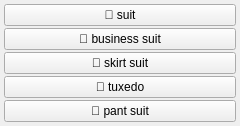
<?xml version="1.0" encoding="UTF-8"?>
<ui version="4.0">
 <class>clothes_suit_menu</class>
 <widget class="QWidget" name="clothes_suit_menu">
  <property name="geometry">
   <rect><x>0</x><y>0</y><width>240</width><height>60</height></rect>
  </property>
  <layout class="QGridLayout" name="grid">
   <property name="leftMargin"><number>4</number></property>
   <property name="topMargin"><number>4</number></property>
   <property name="rightMargin"><number>4</number></property>
   <property name="bottomMargin"><number>4</number></property>
   <property name="horizontalSpacing"><number>2</number></property>
   <property name="verticalSpacing"><number>2</number></property>
   <item row="0" column="0">
    <widget class="QPushButton" name="chk_suit">
     <property name="checkable"><bool>true</bool></property>
     <property name="text"><string>🤵 suit</string></property>
     <property name="tags" stdset="0"><string>suit</string></property>
     <property name="group" stdset="0"><string>suit</string></property>
    </widget>
   </item>
   <item row="1" column="0">
    <widget class="QPushButton" name="chk_business_suit">
     <property name="checkable"><bool>true</bool></property>
     <property name="text"><string>💼 business suit</string></property>
     <property name="tags" stdset="0"><string>business suit</string></property>
     <property name="group" stdset="0"><string>suit</string></property>
    </widget>
   </item>
   <item row="2" column="0">
    <widget class="QPushButton" name="chk_skirt_suit">
     <property name="checkable"><bool>true</bool></property>
     <property name="text"><string>👗 skirt suit</string></property>
     <property name="tags" stdset="0"><string>skirt suit</string></property>
     <property name="group" stdset="0"><string>suit</string></property>
    </widget>
   </item>
   <item row="3" column="0">
    <widget class="QPushButton" name="chk_tuxedo">
     <property name="checkable"><bool>true</bool></property>
     <property name="text"><string>🎩 tuxedo</string></property>
     <property name="tags" stdset="0"><string>tuxedo</string></property>
     <property name="group" stdset="0"><string>suit</string></property>
    </widget>
   </item>
   <item row="4" column="0">
    <widget class="QPushButton" name="chk_pant_suit">
     <property name="checkable"><bool>true</bool></property>
     <property name="text"><string>🤵 pant suit</string></property>
     <property name="tags" stdset="0"><string>pant suit</string></property>
     <property name="group" stdset="0"><string>suit</string></property>
    </widget>
   </item>
  </layout>
 </widget>
 <resources/>
 <connections/>
</ui>
